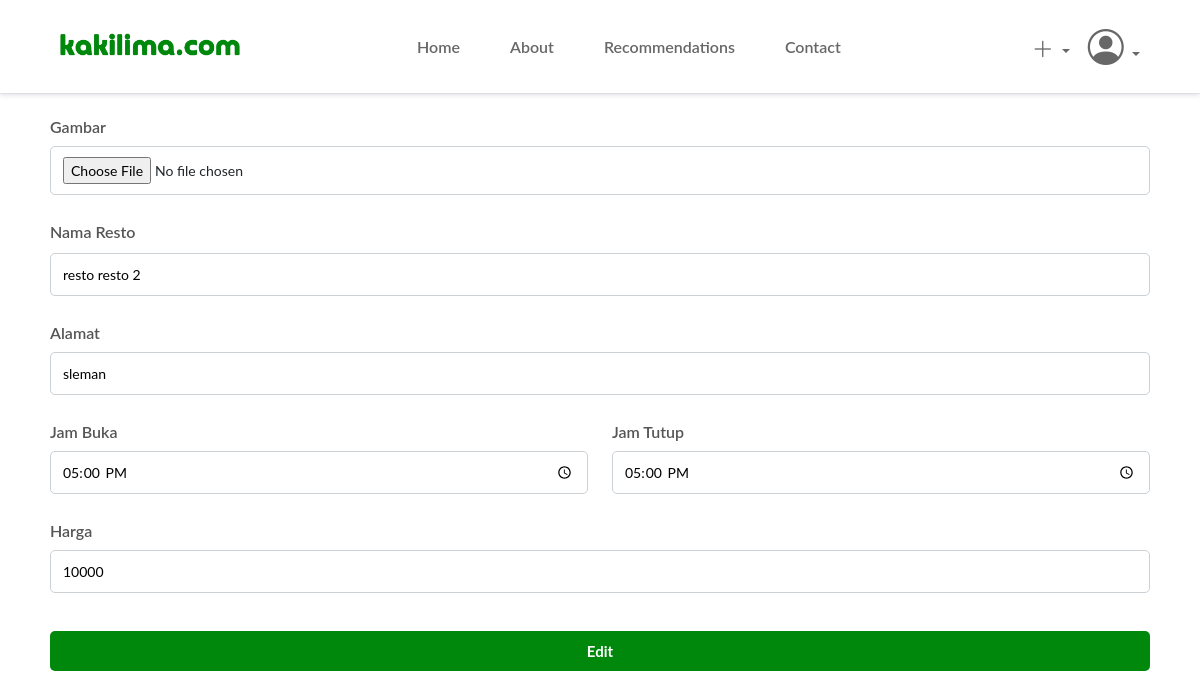
/resto/edit_resto.php?id=9 (signed in), run on the app's committed database.
### tables this page shows
CREATE TABLE `resto` (
  `id` int(11) NOT NULL,
  `img` varchar(30) NOT NULL,
  `nama_resto` varchar(225) NOT NULL,
  `alamat` varchar(225) NOT NULL,
  `jam_buka` time NOT NULL,
  `jam_tutup` time NOT NULL,
  `rating` float NOT NULL,
  `harga` int(11) NOT NULL
);

### config/resto_controller.php (called while the page is built, shortened)
<?php
include "database.php";
function get_resto_by_id($id) {
  global $db;
  $query = "SELECT * FROM resto WHERE id = $id";
  $result = mysqli_query($db, $query);
  $row = mysqli_fetch_assoc($result);
  return $row;
}
?>

### resto/edit_resto.php (the view, shortened to what this page needs)
<?php
include "../config/resto_controller.php";
$id_resto = (int)$_GET['id'];
$resto = get_resto_by_id($id_resto);
?>
<!doctype html>
<html lang="en">
  <head>
    <link href="https://cdn.jsdelivr.net/npm/bootstrap@5.2.2/dist/css/bootstrap.min.css" rel="stylesheet">
    <link rel="stylesheet" href="https://cdn.jsdelivr.net/npm/bootstrap-icons@1.10.2/font/bootstrap-icons.css">
    <link rel="stylesheet" href="../assets/css/style-form.css">
  </head>
  <body>
    <div class="container-fluids">
      <nav class="navbar fixed-top navbar-expand-lg navbar">
        <div class="container-fluid">
          <img src="../assets/logo.png" alt="" class="logo" width="180px">
          <div class="collapse navbar-collapse " id="navbarNav">
            <ul class="navbar-nav">
              <li class="nav-item">
                <a href="../index.php">Home</a>
              </li>
              <li class="nav-item">
                <a href="../index.php#about">About</a>
              </li>
              <li class="nav-item">
                <a aria-current="page" href="../index.php#recommendations">Recommendations</a>
              </li>
              <li class="nav-item">
                <a href="../index.php#contact">Contact</a>
              </li>
            </ul>
          </div>
          <ul class="d-flex signed-in">
          <?php
          if ($_SESSION['login']) {
            if ($_SESSION['role'] == "Admin") {
              echo "<li class='nav-item dropdown d-add'>
              <a class='nav-link dropdown-toggle' href='#' role='button' data-bs-toggle='dropdown' aria-expanded='false'>
                <i class='bi bi-plus-lg add'></i>
              </a>
              <ul class='dropdown-menu dropdown-menu-start'>
                <li><a class='dropdown-item' href='add_resto.php'>Add Recommendation</a></li>
              </ul>
            </li>";
            }
            echo "</li>
            <li class='nav-item dropdown'>
              <a class='nav-link dropdown-toggle a-profil' href='#' role='button' data-bs-toggle='dropdown' aria-expanded='false'>
                <i class='bi bi-person-circle profil'></i>
              </a>
              <ul class='dropdown-menu dropdown-menu-start'>
                <li><span class='dropdown-item-text'>
                  <p>Signed in as</p>
                  <h6>$_SESSION[username]</h6></span>
                </li>
                <li><hr class='dropdown-divider'></li>
                <li><a class='dropdown-item' href='../logout.php'>Sign out</a></li>
              </ul>
            </li>";
          ?>
          </ul>
          <?php
          } else {
            echo "<p><a href='login.php?message=belum_login&location=index.php'>Sign in</a></p>";
          }
          ?>
        </div>
      </nav>
    </div>
    <div class="container">
      <form action="" method="POST" enctype="multipart/form-data">
        <div class="mb-3">
          <label for="inputGambar" class="form-label">Gambar</label>
          <input type="file"  id="inputGambar" name="img">
        </div>
        <div class="mb-3">
          <label for="inputResto" >Nama Resto</label>
          <input type="text"  id="inputResto" name="nama_resto" value="<?= $resto['nama_resto']; ?>" placeholder="Masukkan nama resto" aria-label="nama resto input" required>
        </div>
        <div class="mb-3">
          <label for="inputAlamat" class="form-label">Alamat</label>
          <input type="text" id="inputAlamat" name="alamat" value="<?= $resto['alamat']; ?>" placeholder="Masukkan alamat" aria-label="alamat input" required>
        </div>
        <div class="row">
          <div class="col-md-6">
            <div class="mb-3">
              <label for="inputJamBuka" class="form-label">Jam Buka</label>
              <input type="time"  id="inputJamBuka" name="jam_buka" value="<?= $resto['jam_buka']; ?>" aria-label="jam buka input" required>
            </div>
          </div>
          <div class="col-md-6">
            <div class="mb-3">
              <label for="inputJamTutup" class="form-label">Jam Tutup</label>
              <input type="time"  id="inputJamTutup" name="jam_tutup" value="<?= $resto['jam_tutup']; ?>" aria-label="jam tutup input" required>
            </div>
          </div>
        </div>
        <div class="mb-3">
          <label for="inputHarga" class="form-label">Harga</label>
          <input type="number"  id="inputHarga" name="harga" value="<?= $resto['harga']; ?>" placeholder="Masukkan harga" aria-label="harga input" required>
        </div>
        <button type="submit" name="edit" >Edit</button>
      </form>
    </div>
  </body>
</html>

### assets/css/style-form.css (style rules this page uses)
* { box-sizing: border-box; font-family: 'Lato', sans-serif !important; margin: 0; padding: 0; }
html { scroll-behavior: smooth; }
.logo { position: absolute; top: 32px; left: 60px; z-index: 99; }
nav { box-shadow: rgba(50, 50, 105, 0.15) 0px 2px 5px 0px, rgba(0, 0, 0, 0.05) 0px 1px 1px 0px; position: fixed; margin: 0; padding: 0 60px; background-color: #ffffff; }
nav .container-fluid { margin: 0 60px; padding-right: 0; }
.navbar-nav { margin: 20px 0px 20px 320px; }
.navbar-nav li { margin: 5px 20px }
.navbar-nav li a { color: #676767; font-weight: 600; font-size: 16px; line-height: 27px; font-style: bold; text-decoration: none; padding: 0 5px; position: relative; }
.navbar-nav li a::before { content: ""; position: absolute; display: block; width: 100%; height: 2px; bottom: -6px; left: 0; background-color: #676767; transform: scaleX(0); transition: transform 0.3s ease; }
.signed-in { list-style-type: none; color: #676767; padding: 0; margin: 0; }
.signed-in .d-add { position: absolute; z-index: 999; right: 130px; top: 32px; margin: 0; }
.signed-in i { padding-left: 100px; margin: 0; }
.signed-in .profil { font-size: 36px; }
.signed-in .add { font-size: 22px; padding-left: 150px; }
.container { height: fit-content; margin: 86px auto 0; padding: 20px; border-radius: 10px; }
label { margin: 10px 0; font-size: 16px; font-weight: 600; line-height: 22px; color:#555555; }
input, textarea { display: block; border: 1px solid #ccd1d6; border-radius: 5px; width: 100%; }
input[type=text], input[type=password], input[type=password], input[type=number], input[type=date], input[type=time], input[type=file], textarea { font-size: 14px; padding: 10px 12px; }
button { margin: 22px 0 0px; padding: 10px 12px; border: none; border-radius: 5px; font-size: 15px; font-weight: 700; line-height: 20px; color: #fff; background-color: #00880D; width: 100%; }

### data on the page
resto: nama_resto "resto resto 2", alamat "sleman", jam_buka "17:00:00", jam_tutup "17:00:00", harga "10000"
